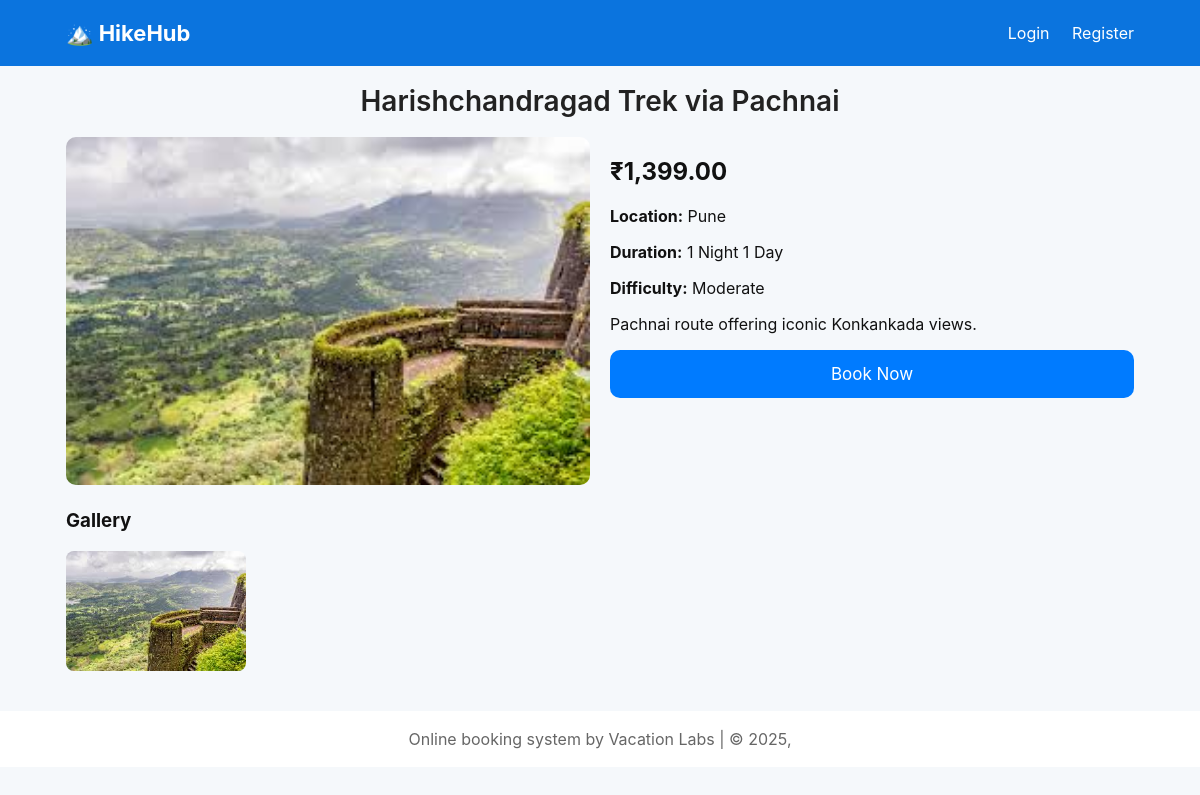
Page /trek.php?id=1 on the committed database.
### tables this page shows
CREATE TABLE treks (id INT AUTO_INCREMENT PRIMARY KEY, title VARCHAR(255) NOT NULL, slug VARCHAR(255) UNIQUE NOT NULL, short_desc VARCHAR(512), long_desc TEXT, price DECIMAL(10,2) NOT NULL, location VARCHAR(150), duration VARCHAR(50), difficulty ENUM('Easy','Moderate','Hard') DEFAULT 'Moderate', start_dates TEXT, seats INT DEFAULT 0, is_featured TINYINT(1) DEFAULT 0, created_at TIMESTAMP DEFAULT CURRENT_TIMESTAMP);

CREATE TABLE trek_images (id INT AUTO_INCREMENT PRIMARY KEY, trek_id INT NOT NULL, filename VARCHAR(255) NOT NULL, is_cover TINYINT(1) DEFAULT 0, FOREIGN KEY (trek_id) REFERENCES treks(id) ON DELETE CASCADE);

### trek.php (the view, shortened to what this page needs)
<?php
require 'db.php';
$id = intval($_GET['id'] ?? 0);
$stmt = $conn->prepare('SELECT * FROM treks WHERE id=?');
$stmt->bind_param('i',$id); $stmt->execute(); $trip = $stmt->get_result()->fetch_assoc();
$stmt = $conn->prepare('SELECT filename FROM trek_images WHERE trek_id=? ORDER BY is_cover DESC, id ASC');
$stmt->bind_param('i',$id); $stmt->execute(); $imgs = $stmt->get_result()->fetch_all(MYSQLI_ASSOC);
include 'header.php';
?>
<h1 style="margin-top:18px"><?=htmlspecialchars($trip['title'])?></h1>
<div style="display:flex;gap:20px;flex-wrap:wrap;margin-bottom:20px">
  <div style="flex:1;min-width:320px"><img src="images/<?=htmlspecialchars($imgs[0]['filename'] ?? 'trek_1.jpg')?>" style="width:100%;border-radius:10px"></div>
  <div style="flex:1;min-width:320px">
    <h2>₹<?=number_format($trip['price'],2)?></h2>
    <p><strong>Location:</strong> <?=htmlspecialchars($trip['location'])?></p>
    <p><strong>Duration:</strong> <?=htmlspecialchars($trip['duration'])?></p>
    <p><strong>Difficulty:</strong> <?=htmlspecialchars($trip['difficulty'])?></p>
    <p><?=nl2br(htmlspecialchars($trip['long_desc']))?></p>
    <a class="btn" href="book_form.php?trek_id=<?=$trip['id']?>">Book Now</a>
  </div>
</div>
<h3>Gallery</h3>
<div style="display:flex;gap:10px;flex-wrap:wrap">
  <?php foreach($imgs as $im): ?>
    <img src="images/<?=htmlspecialchars($im['filename'])?>" style="width:180px;height:120px;object-fit:cover;border-radius:8px">
  <?php endforeach; ?>
</div>
<?php include 'footer.php'; ?>

### styles.css (style rules this page uses)
:root { --accent:#0b74de;--muted:#6b7280 }
* { box-sizing:border-box }
body { font-family:Inter,system-ui,-apple-system,Segoe UI,Roboto,Arial;margin:0;background:#f5f8fb;color:#111 }
.btn { background:var(--accent);color:#fff;padding:8px 12px;border-radius:8px;text-decoration:none }
h1 { text-align: center; margin-top: 20px; font-size: 28px; color: #222; font-weight: 600; }
.btn { width: 100%; display: block; background: #007bff; color: #fff; padding: 14px; text-align: center; border: none; border-radius: 10px; font-size: 17px; cursor: pointer; margin-top: 12px; transition: 0.25s ease; }

### rows in the picture
treks: title "Harishchandragad Trek via Pachnai", price "1,399.00", location "Pune", duration "1 Night 1 Day", difficulty "Moderate", long_desc "Pachnai route offering iconic Konkankada views."
trek_images: filename (picture)
